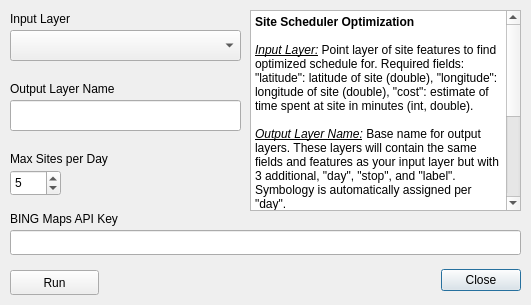
<?xml version="1.0" encoding="UTF-8"?>
<ui version="4.0">
 <class>SiteScheduleOptimizationDialogBase</class>
 <widget class="QDialog" name="SiteScheduleOptimizationDialogBase">
  <property name="enabled">
   <bool>true</bool>
  </property>
  <property name="geometry">
   <rect>
    <x>0</x>
    <y>0</y>
    <width>531</width>
    <height>305</height>
   </rect>
  </property>
  <property name="sizePolicy">
   <sizepolicy hsizetype="Fixed" vsizetype="Fixed">
    <horstretch>0</horstretch>
    <verstretch>0</verstretch>
   </sizepolicy>
  </property>
  <property name="minimumSize">
   <size>
    <width>531</width>
    <height>305</height>
   </size>
  </property>
  <property name="maximumSize">
   <size>
    <width>531</width>
    <height>305</height>
   </size>
  </property>
  <property name="windowTitle">
   <string>Site Schedule Optimization</string>
  </property>
  <property name="sizeGripEnabled">
   <bool>false</bool>
  </property>
  <property name="modal">
   <bool>false</bool>
  </property>
  <widget class="QDialogButtonBox" name="DialogActions">
   <property name="geometry">
    <rect>
     <x>440</x>
     <y>260</y>
     <width>81</width>
     <height>41</height>
    </rect>
   </property>
   <property name="orientation">
    <enum>Qt::Horizontal</enum>
   </property>
   <property name="standardButtons">
    <set>QDialogButtonBox::Close</set>
   </property>
  </widget>
  <widget class="QLineEdit" name="Input_BingMapsApiKey">
   <property name="geometry">
    <rect>
     <x>10</x>
     <y>230</y>
     <width>511</width>
     <height>25</height>
    </rect>
   </property>
  </widget>
  <widget class="QLabel" name="Label_BingMapsApiKey">
   <property name="geometry">
    <rect>
     <x>10</x>
     <y>210</y>
     <width>141</width>
     <height>17</height>
    </rect>
   </property>
   <property name="text">
    <string>BING Maps API Key</string>
   </property>
  </widget>
  <widget class="QPushButton" name="Button_Run">
   <property name="enabled">
    <bool>true</bool>
   </property>
   <property name="geometry">
    <rect>
     <x>10</x>
     <y>270</y>
     <width>89</width>
     <height>25</height>
    </rect>
   </property>
   <property name="text">
    <string>Run</string>
   </property>
   <property name="icon">
    <iconset theme="media-playback-start">
     <normaloff>.</normaloff>.</iconset>
   </property>
  </widget>
  <widget class="QLabel" name="Label_MaxSitesPerDay">
   <property name="geometry">
    <rect>
     <x>10</x>
     <y>150</y>
     <width>121</width>
     <height>17</height>
    </rect>
   </property>
   <property name="text">
    <string>Max Sites per Day</string>
   </property>
  </widget>
  <widget class="QSpinBox" name="Input_MaxSitesPerDay">
   <property name="geometry">
    <rect>
     <x>10</x>
     <y>170</y>
     <width>51</width>
     <height>26</height>
    </rect>
   </property>
   <property name="minimum">
    <number>2</number>
   </property>
   <property name="value">
    <number>5</number>
   </property>
  </widget>
  <widget class="QComboBox" name="Input_SitesLayer">
   <property name="geometry">
    <rect>
     <x>10</x>
     <y>30</y>
     <width>231</width>
     <height>31</height>
    </rect>
   </property>
  </widget>
  <widget class="QLabel" name="Label_SitesLayer">
   <property name="geometry">
    <rect>
     <x>10</x>
     <y>10</y>
     <width>131</width>
     <height>17</height>
    </rect>
   </property>
   <property name="text">
    <string>Input Layer</string>
   </property>
  </widget>
  <widget class="QLineEdit" name="Input_OutputLayerName">
   <property name="geometry">
    <rect>
     <x>10</x>
     <y>100</y>
     <width>231</width>
     <height>31</height>
    </rect>
   </property>
  </widget>
  <widget class="QLabel" name="Label_OutputLayerName">
   <property name="geometry">
    <rect>
     <x>10</x>
     <y>80</y>
     <width>141</width>
     <height>17</height>
    </rect>
   </property>
   <property name="text">
    <string>Output Layer Name</string>
   </property>
  </widget>
  <widget class="QTextEdit" name="textEdit">
   <property name="geometry">
    <rect>
     <x>250</x>
     <y>10</y>
     <width>271</width>
     <height>201</height>
    </rect>
   </property>
   <property name="html">
    <string>&lt;!DOCTYPE HTML PUBLIC &quot;-//W3C//DTD HTML 4.0//EN&quot; &quot;http://www.w3.org/TR/REC-html40/strict.dtd&quot;&gt;
&lt;html&gt;&lt;head&gt;&lt;meta name=&quot;qrichtext&quot; content=&quot;1&quot; /&gt;&lt;meta charset=&quot;utf-8&quot; /&gt;&lt;style type=&quot;text/css&quot;&gt;
p, li { white-space: pre-wrap; }
hr { height: 1px; border-width: 0; }
&lt;/style&gt;&lt;/head&gt;&lt;body style=&quot; font-family:'Ubuntu'; font-size:11pt; font-weight:400; font-style:normal;&quot;&gt;
&lt;p style=&quot; margin-top:0px; margin-bottom:0px; margin-left:0px; margin-right:0px; -qt-block-indent:0; text-indent:0px;&quot;&gt;&lt;span style=&quot; font-size:9pt; font-weight:700;&quot;&gt;Site Scheduler Optimization&lt;/span&gt;&lt;/p&gt;
&lt;p style=&quot;-qt-paragraph-type:empty; margin-top:0px; margin-bottom:0px; margin-left:0px; margin-right:0px; -qt-block-indent:0; text-indent:0px; font-size:9pt; font-weight:700;&quot;&gt;&lt;br /&gt;&lt;/p&gt;
&lt;p style=&quot; margin-top:0px; margin-bottom:0px; margin-left:0px; margin-right:0px; -qt-block-indent:0; text-indent:0px;&quot;&gt;&lt;span style=&quot; font-size:9pt; font-style:italic; text-decoration: underline;&quot;&gt;Input Layer:&lt;/span&gt;&lt;span style=&quot; font-size:9pt; font-style:italic;&quot;&gt; &lt;/span&gt;&lt;span style=&quot; font-size:9pt;&quot;&gt;Point layer of site features to find optimized schedule for. Required fields:  &amp;quot;latitude&amp;quot;: latitude of site (double), &amp;quot;longitude&amp;quot;: longitude of site (double), &amp;quot;cost&amp;quot;: estimate of time spent at site in minutes (int, double).&lt;/span&gt;&lt;/p&gt;
&lt;p style=&quot;-qt-paragraph-type:empty; margin-top:0px; margin-bottom:0px; margin-left:0px; margin-right:0px; -qt-block-indent:0; text-indent:0px; font-size:9pt;&quot;&gt;&lt;br /&gt;&lt;/p&gt;
&lt;p style=&quot; margin-top:0px; margin-bottom:0px; margin-left:0px; margin-right:0px; -qt-block-indent:0; text-indent:0px;&quot;&gt;&lt;span style=&quot; font-size:9pt; font-style:italic; text-decoration: underline;&quot;&gt;Output Layer Name:&lt;/span&gt;&lt;span style=&quot; font-size:9pt;&quot;&gt; Base name for output layers. These layers will contain the same fields and features as your input layer but with 3 additional, &amp;quot;day&amp;quot;, &amp;quot;stop&amp;quot;, and &amp;quot;label&amp;quot;. Symbology is automatically assigned per &amp;quot;day&amp;quot;.&lt;/span&gt;&lt;/p&gt;
&lt;p style=&quot;-qt-paragraph-type:empty; margin-top:0px; margin-bottom:0px; margin-left:0px; margin-right:0px; -qt-block-indent:0; text-indent:0px; font-size:9pt;&quot;&gt;&lt;br /&gt;&lt;/p&gt;
&lt;p style=&quot; margin-top:0px; margin-bottom:0px; margin-left:0px; margin-right:0px; -qt-block-indent:0; text-indent:0px;&quot;&gt;&lt;span style=&quot; font-size:9pt; font-style:italic; text-decoration: underline;&quot;&gt;Max Sites per Day:&lt;/span&gt;&lt;span style=&quot; font-size:9pt;&quot;&gt; Constrains the optimization problem so the generated schedule will contain no more than this many site visits per day.&lt;/span&gt;&lt;/p&gt;
&lt;p style=&quot;-qt-paragraph-type:empty; margin-top:0px; margin-bottom:0px; margin-left:0px; margin-right:0px; -qt-block-indent:0; text-indent:0px; font-size:9pt;&quot;&gt;&lt;br /&gt;&lt;/p&gt;
&lt;p style=&quot; margin-top:0px; margin-bottom:0px; margin-left:0px; margin-right:0px; -qt-block-indent:0; text-indent:0px;&quot;&gt;&lt;span style=&quot; font-size:9pt; font-style:italic; text-decoration: underline;&quot;&gt;BING Maps API Key:&lt;/span&gt;&lt;span style=&quot; font-size:9pt;&quot;&gt; A matrix of travel times between all pairs of sites is generated using BING Maps. To access this api, an account and key is required. Signup and obtain one &lt;/span&gt;&lt;a href=&quot;https://www.bingmapsportal.com/&quot;&gt;&lt;span style=&quot; font-size:9pt; text-decoration: underline; color:#0000ff;&quot;&gt;here&lt;/span&gt;&lt;/a&gt;&lt;span style=&quot; font-size:9pt;&quot;&gt;.&lt;/span&gt;&lt;/p&gt;
&lt;p style=&quot;-qt-paragraph-type:empty; margin-top:0px; margin-bottom:0px; margin-left:0px; margin-right:0px; -qt-block-indent:0; text-indent:0px; font-size:9pt;&quot;&gt;&lt;br /&gt;&lt;/p&gt;&lt;/body&gt;&lt;/html&gt;</string>
   </property>
  </widget>
 </widget>
 <resources/>
 <connections>
  <connection>
   <sender>DialogActions</sender>
   <signal>accepted()</signal>
   <receiver>SiteScheduleOptimizationDialogBase</receiver>
   <slot>accept()</slot>
   <hints>
    <hint type="sourcelabel">
     <x>20</x>
     <y>20</y>
    </hint>
    <hint type="destinationlabel">
     <x>20</x>
     <y>20</y>
    </hint>
   </hints>
  </connection>
  <connection>
   <sender>DialogActions</sender>
   <signal>rejected()</signal>
   <receiver>SiteScheduleOptimizationDialogBase</receiver>
   <slot>reject()</slot>
   <hints>
    <hint type="sourcelabel">
     <x>20</x>
     <y>20</y>
    </hint>
    <hint type="destinationlabel">
     <x>20</x>
     <y>20</y>
    </hint>
   </hints>
  </connection>
 </connections>
</ui>
